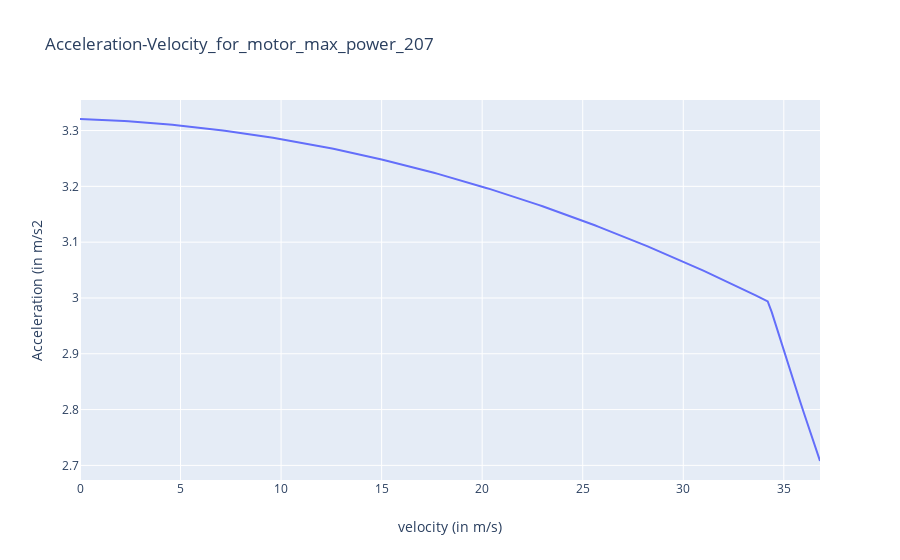

Write notebook code for a chart like this one.
### Code cell
motor_max_power = 207
sol = driver(dict(vehicle_id=47844, db_path=db_path, inputs=dict(inputs={'motor_max_power': motor_max_power})))
# plots acceleration versus velocity graph of the vehicle.
layout = go.Layout(title=f"Acceleration-Velocity_for_motor_max_power_{motor_max_power}",
                xaxis=dict(title='velocity (in m/s)'),
                yaxis=dict(title='Acceleration (in m/s2'))
data = sol['outputs']['discrete_acceleration_curves']
fig = go.Figure(data=data, layout=layout)
iplot(fig)

### Figure 1 — Plotly figure (JSON) as saved in the notebook; plotly's stock layout.template omitted (floating-point values rounded to 4 significant figures; data arrays with more than 128 entries replaced by an {"elided": "..."} marker saying what was removed)
{"data": [{"type": "scatter", "x": {"elided": "185 float values"}, "y": {"elided": "185 float values"}}], "layout": {"title": {"text": "Acceleration-Velocity_for_motor_max_power_207"}, "xaxis": {"title": {"text": "velocity (in m/s)"}}, "yaxis": {"title": {"text": "Acceleration (in m/s2"}}}}
